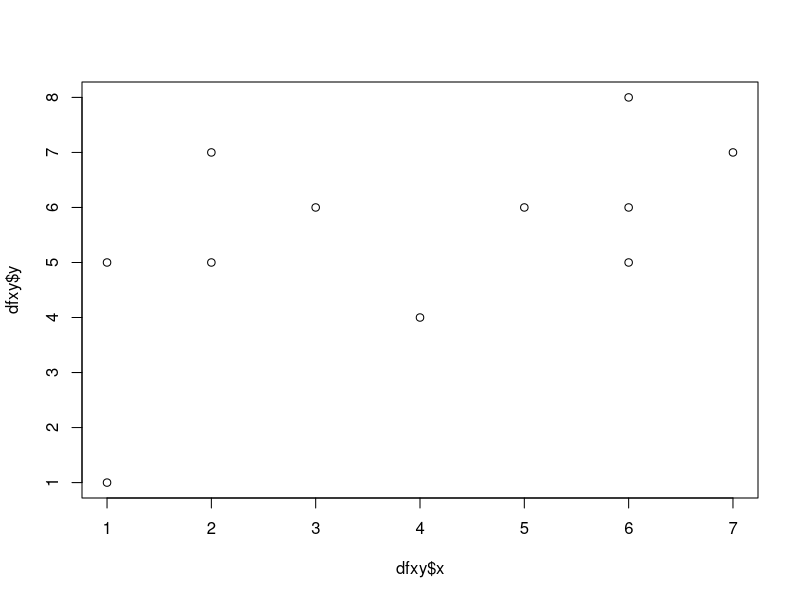

Write the R code that produced this figure. (Note: this script raises an error after producing the figure.)
# kmean
x <- c(1,2,2, 3,4,5, 6,6,6,7,1)
y <- c(5,5,7, 6,4,6, 6,8,5,7,1)
labels <- c("cold","cold", "cold", "cold", "cold", "hot", "hot", "hot", "hot", "hot", "hot")
dfxy <- data.frame(x, y, labels)
plot(dfxy$x, dfxy$y)

# prepare data
ind = sample(2, nrow(dfxy), replace=TRUE)
trainDataWithLabels = dfxy[ind==1,]
testDataWithLabels = dfxy[ind==2,]

trainData <- trainDataWithLabels[-3]
testData <- testDataWithLabels[-3]

trainDataWithLabels
testDataWithLabels
trainData
testData

pred_knn1 = knn(train = trainData, test = testData, cl= trainDataWithLabels$labels,k = 2, prob=TRUE) 
pred_knn1
table(pred_knn1, testDataWithLabels$labels)
